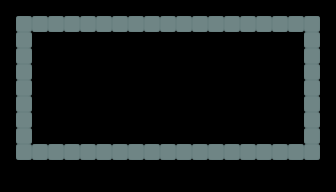

This game map was drawn from its Tiled (.tmx) file and the tilesets committed beside it. A one-line description and the full map source follow:
An orthogonal 21x12 tile map with 16x16 px tiles, 1 tile layer (spawn02), 6 hidden layers not drawn.

<map version="1.4" tiledversion="1.4.2" orientation="orthogonal" renderorder="right-down" width="21" height="12" tilewidth="16" tileheight="16" infinite="0" nextlayerid="8" nextobjectid="1">
 <editorsettings>
  <export target="test02.tmx" format="tmx" />
 </editorsettings>
 <tileset firstgid="1" source="../../Tiles/tiles00.tsx" />
 <layer id="2" name="bg" width="21" height="12" visible="0">
  <data encoding="csv">
128,128,128,128,128,128,128,128,128,128,128,128,128,128,128,128,128,128,128,128,128,
128,128,128,128,128,128,128,128,128,128,128,128,128,128,128,128,128,128,128,128,128,
128,128,128,128,128,128,128,128,128,128,128,128,128,128,128,128,128,128,128,128,128,
128,128,128,128,128,128,128,128,128,128,128,128,128,128,128,128,128,128,128,128,128,
128,128,128,128,128,128,128,128,128,128,128,128,128,128,128,128,128,128,128,128,128,
128,128,128,128,128,128,128,128,128,128,128,128,128,128,128,128,128,128,128,128,128,
128,128,128,128,128,128,128,128,128,128,128,128,128,128,128,128,128,128,128,128,128,
128,128,128,128,128,128,128,128,128,128,128,128,128,128,128,128,128,128,128,128,128,
128,128,128,128,128,128,128,128,128,128,128,128,128,128,128,128,128,128,128,128,128,
128,128,128,128,128,128,128,128,128,128,128,128,128,128,128,128,128,128,128,128,128,
128,128,128,128,128,128,128,128,128,128,128,128,128,128,128,128,128,128,128,128,128,
128,128,128,128,128,128,128,128,128,128,128,128,128,128,128,128,128,128,128,128,128
</data>
 </layer>
 <layer id="6" name="wall05" width="21" height="12" visible="0">
  <data encoding="csv">
2684354585,66,66,66,66,66,66,66,66,66,66,66,66,66,66,66,66,66,66,66,3221225497,
26,0,0,0,0,0,6,0,0,0,6,0,0,0,6,0,0,0,0,0,22,
26,0,6,0,0,0,0,0,6,0,0,0,6,0,0,0,0,0,6,0,22,
26,0,0,0,6,0,0,0,0,0,6,0,0,0,0,0,6,0,0,0,22,
26,0,6,0,0,0,6,0,0,0,0,0,0,0,6,0,0,0,6,0,22,
26,0,0,0,6,0,0,0,6,0,0,0,6,0,0,0,6,0,0,0,22,
26,0,6,0,0,0,6,0,0,0,0,0,0,0,6,0,0,0,6,0,22,
26,0,0,0,6,0,0,0,0,0,6,0,0,0,0,0,6,0,0,0,22,
26,0,6,0,0,0,0,0,6,0,0,0,6,0,0,0,0,0,6,0,22,
26,0,0,0,0,0,6,0,0,0,6,0,0,0,6,0,0,0,0,0,22,
25,3,3,3,3,3,2,2,3,3,3,3,3,3,3,3,3,3,3,3,1610612761,
44,44,44,44,44,44,44,44,44,44,44,44,44,44,44,44,44,44,44,44,44
</data>
 </layer>
 <layer id="5" name="wall04" width="21" height="12" visible="0">
  <data encoding="csv">
2684354585,66,66,66,66,66,66,66,66,66,66,66,66,66,66,66,66,66,66,66,3221225497,
26,0,0,0,0,0,0,0,0,0,0,0,0,0,0,0,0,0,0,0,22,
26,0,6,0,6,0,6,0,0,6,0,6,0,0,6,0,6,6,6,0,22,
26,0,6,0,0,0,6,0,0,6,0,0,0,0,0,0,0,0,0,0,22,
26,0,6,0,6,0,6,0,0,6,6,6,0,0,6,6,6,0,6,0,22,
26,0,0,0,6,0,0,0,0,0,0,6,0,0,0,0,0,0,0,0,22,
26,0,6,0,6,0,6,0,0,6,0,6,0,0,6,0,6,6,6,0,22,
26,0,6,0,0,0,6,0,0,0,0,0,0,0,0,0,0,0,0,0,22,
26,0,6,0,6,0,6,0,0,6,6,6,0,0,6,6,6,0,6,0,22,
26,0,0,0,0,0,0,0,0,0,0,0,0,0,0,0,0,0,0,0,22,
25,3,3,3,3,3,2,2,3,3,3,3,3,3,3,3,3,3,3,3,1610612761,
44,44,44,44,44,44,44,44,44,44,44,44,44,44,44,44,44,44,44,44,44
</data>
 </layer>
 <layer id="4" name="wall03" width="21" height="12" visible="0">
  <data encoding="csv">
24,24,2684354585,65,65,65,65,65,3221225497,23,23,23,2684354585,65,65,65,65,65,3221225497,24,24,
24,2684354585,68,0,0,0,0,0,64,65,65,65,68,0,0,0,0,0,64,3221225497,24,
2684354585,68,6,0,0,0,0,0,6,0,0,0,6,0,0,0,0,0,6,64,3221225497,
26,0,0,0,6,0,6,0,0,0,0,0,0,0,6,0,6,0,0,0,22,
26,0,6,0,0,0,0,0,6,0,0,0,6,0,0,0,0,0,6,0,22,
26,0,0,0,6,0,6,0,0,0,0,0,0,0,6,0,6,0,0,0,22,
26,0,6,0,0,0,0,0,6,0,0,0,6,0,0,0,0,0,6,0,22,
26,0,0,0,6,0,6,0,0,0,0,0,0,0,6,0,6,0,0,0,22,
25,5,6,0,0,0,0,0,6,0,0,0,6,0,0,0,0,0,6,1,1610612761,
24,25,5,0,0,0,0,0,1,3,3,4,5,0,0,0,0,0,1,1610612761,24,
24,24,25,3,3,3,2,2,1610612761,23,23,23,25,3,3,3,3,3,1610612761,24,24,
44,44,44,44,44,44,44,44,44,44,44,44,44,44,44,44,44,44,44,44,44
</data>
 </layer>
 <layer id="7" name="spawn02" width="21" height="12">
  <data encoding="csv">
0,0,0,0,0,0,0,0,0,0,0,0,0,0,0,0,0,0,0,0,0,
0,90,90,90,90,90,90,90,90,90,90,90,90,90,90,90,90,90,90,90,0,
0,90,0,0,0,0,0,0,0,0,0,0,0,0,0,0,0,0,0,90,0,
0,90,0,0,0,0,0,0,0,0,0,0,0,0,0,0,0,0,0,90,0,
0,90,0,0,0,0,0,0,0,0,0,0,0,0,0,0,0,0,0,90,0,
0,90,0,0,0,0,0,0,0,0,0,0,0,0,0,0,0,0,0,90,0,
0,90,0,0,0,0,0,0,0,0,0,0,0,0,0,0,0,0,0,90,0,
0,90,0,0,0,0,0,0,0,0,0,0,0,0,0,0,0,0,0,90,0,
0,90,0,0,0,0,0,0,0,0,0,0,0,0,0,0,0,0,0,90,0,
0,90,90,90,90,90,90,90,90,90,90,90,90,90,90,90,90,90,90,90,0,
0,0,0,0,0,0,0,0,0,0,0,0,0,0,0,0,0,0,0,0,0,
0,0,0,0,0,0,0,0,0,0,0,0,0,0,0,0,0,0,0,0,0
</data>
 </layer>
 <layer id="3" name="walls02" width="21" height="12" visible="0">
  <data encoding="csv">
2684354585,65,65,65,65,65,65,65,3221225497,24,2684354585,65,65,65,65,65,65,65,65,65,3221225497,
26,0,0,0,0,0,0,0,22,24,47,0,0,0,0,0,0,0,0,0,22,
26,0,6,0,6,0,6,0,64,67,68,0,6,0,6,0,1,4,5,0,22,
26,0,0,0,0,0,0,0,0,0,0,0,0,0,0,0,64,3221225497,26,0,22,
26,0,6,0,6,1,5,0,6,0,6,0,6,0,6,0,6,64,68,0,22,
26,0,0,0,0,22,26,0,0,0,0,0,0,0,0,0,0,0,0,0,22,
26,0,6,0,6,64,68,0,6,0,6,0,1,4,5,0,6,0,6,0,22,
26,0,0,0,0,0,0,0,0,0,0,0,64,67,68,0,0,0,0,0,22,
25,5,6,0,6,0,1,5,6,0,6,0,6,0,6,0,6,0,6,0,22,
24,25,5,0,0,0,22,25,5,0,0,0,0,0,0,0,0,0,0,0,22,
24,24,25,3,3,3,1610612761,24,25,3,3,3,3,3,3,3,3,3,3,3,1610612761,
44,44,44,44,44,44,44,44,44,44,44,44,44,44,44,44,44,44,44,44,44
</data>
 </layer>
 <layer id="1" name="walls01" width="21" height="12" visible="0">
  <data encoding="csv">
2684354585,65,65,65,65,65,65,65,65,65,65,65,65,65,65,65,65,65,65,65,3221225497,
26,0,0,0,0,0,0,0,0,0,0,0,0,0,0,0,0,0,0,0,22,
26,0,6,0,6,0,6,0,6,0,6,0,6,0,6,0,6,0,6,0,22,
26,0,0,0,0,0,0,0,0,0,0,0,0,0,0,0,0,0,0,0,22,
26,0,6,0,6,0,6,0,6,0,6,0,6,0,6,0,6,0,6,0,22,
26,0,0,0,0,0,0,0,0,0,0,0,0,0,0,0,0,0,0,0,22,
26,0,6,0,6,0,6,0,6,0,6,0,6,0,6,0,6,0,6,0,22,
26,0,0,0,0,0,0,0,0,0,0,0,0,0,0,0,0,0,0,0,22,
26,0,6,0,6,0,6,0,6,0,6,0,6,0,6,0,6,0,6,0,22,
26,0,0,0,0,0,0,0,0,0,0,0,0,0,0,0,0,0,0,0,22,
25,3,3,3,3,3,3,3,3,3,3,3,3,3,3,3,3,3,3,3,1610612761,
44,44,44,44,44,44,44,44,44,44,44,44,44,44,44,44,44,44,44,44,44
</data>
 </layer>
</map>
